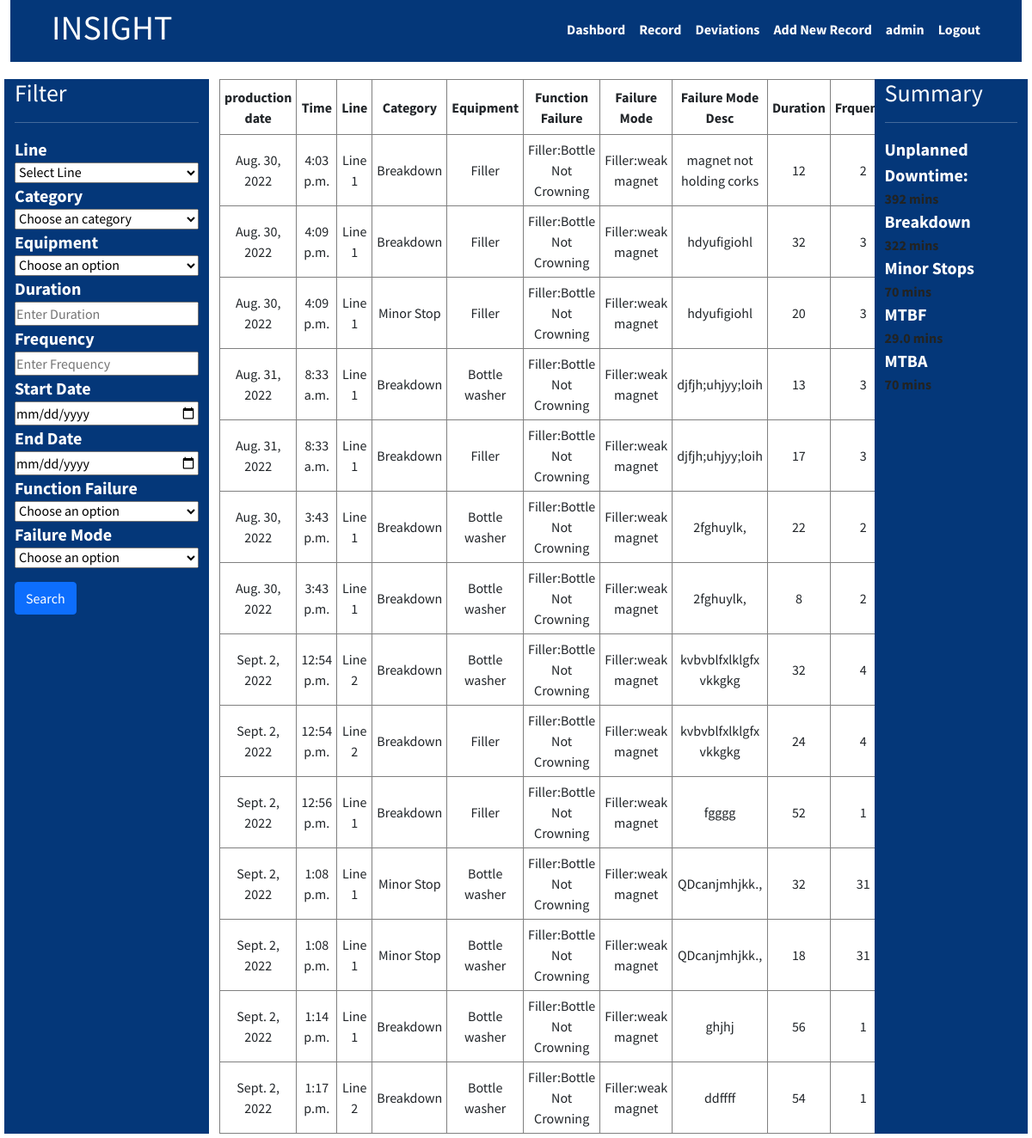
Page /insight/deviation (signed in) on the committed database.
### accounts/models.py (models this page shows, shortened)
class AccountsUser(AbstractBaseUser,PermissionsMixin):
    email =models.EmailField(unique=True)
    sap_no =models.PositiveIntegerField()
    user_name =models.CharField(max_length=20)
    first_name =models.CharField(max_length=50,blank=True)
    last_name =models.CharField(max_length=50,blank=True)
    is_active =models.BooleanField(default=False)
    is_staff =models.BooleanField(default=False)
    created_on =models.DateTimeField(auto_now_add=True)
    objects = CustomAccountManager()
    USERNAME_FIELD ='email'
    REQUIRED_FIELDS = ['user_name','sap_no','first_name','last_name']

### insight/models.py (models this page shows, shortened)
class Deviation(models.Model):
    insight=models.ForeignKey(InsightData,on_delete=models.CASCADE)
    category= models.ForeignKey(Category, blank=True, null=True,on_delete=models.CASCADE)
    equipment= models.ForeignKey( Equipment, blank=True, null=True, on_delete=models.CASCADE)
    frequency= models.PositiveIntegerField()
    duration = models.PositiveIntegerField()
    function_failure =models.ForeignKey(FunctionFailure,on_delete=models.CASCADE)
    failure_mode =models.ForeignKey(FailureMode,on_delete=models.CASCADE)
    failure_mode_description =models.CharField(max_length=100)
    status =models.CharField(max_length=50,choices=choices.status)

class InsightData(models.Model):
    area =models.ForeignKey(Area,on_delete=models.CASCADE)
    line =models.ForeignKey(Line,on_delete=models.CASCADE)
    line_speed =models.ForeignKey(Line_speed,on_delete=models.CASCADE)
    shift_type =models.ForeignKey(Shift_type,on_delete=models.CASCADE)
    line_manager =models.ForeignKey(Line_manager,default='Oyom',on_delete=models.SET_DEFAULT)
    team_leader =models.ForeignKey(Team_leader,on_delete=models.SET_DEFAULT,default='Oyom')
    data_operator = models.ForeignKey(Data_operator,on_delete=models.SET_DEFAULT,default='Oyom')
    production_team =models.ForeignKey(Production_team,on_delete=models.CASCADE)
    product_type =models.ForeignKey(Product_type,on_delete=models.SET_DEFAULT,default='no-name')
    time_period =models.ForeignKey(Time_period,on_delete=models.CASCADE)
    last_counter_reading =models.PositiveIntegerField(default=0)
    new_counter_reading =models.PositiveIntegerField()
    production_date =models.DateTimeField(auto_now_add=True)
    modified_date =models.DateTimeField(auto_now=True)
    bbt_no =models.CharField(max_length=6)
    bottle_produced =models.PositiveIntegerField(null=True,blank=True)
    deviation_duration =models.PositiveIntegerField(null=True,blank=True)
    line_output =models.PositiveIntegerField(null=True,blank=True)
    opi =models.DecimalField(max_digits=5,decimal_places=2,null=True,blank=True)
    deviation_data=models.ManyToManyField('Deviation',blank=True)

class Line(models.Model):
    name = models.CharField(max_length=100)
    def __str__(self):
        return self.name

class Category(models.Model):
    name = models.CharField(max_length=100)
    def __str__(self):
        return self.name

class Equipment(models.Model):
    name = models.CharField(max_length=100,choices=choices.equipment_choices)
    def __str__(self):
        return self.name

class FunctionFailure(models.Model):
    equipment =models.ForeignKey(Equipment,on_delete=models.CASCADE)
    name = models.CharField(max_length=200)
    def __str__(self):
        return f'{self.equipment}:{self.name}'

class FailureMode(models.Model):
    equipment =models.ForeignKey(Equipment,on_delete=models.CASCADE)
    function_failure =models.ForeignKey(FunctionFailure,on_delete=models.CASCADE)
    name = models.CharField(max_length=200)
    def __str__(self):
        return f'{self.equipment}:{self.name}'

### insight/views.py (the view)
# urls.py: path('deviation',DeviationListView,name='list-deviation'),
@login_required(login_url='/accounts/login')
def DeviationListView(request):
    qs= Deviation.objects.all()
    categories= Category.objects.all()
    equipments =Equipment.objects.all()
    failure_modes =FailureMode.objects.all()
    lines =Line.objects.all()
    function_failures =FunctionFailure.objects.all()
    start_date=request.GET.get('start-date')
    end_date=request.GET.get('end-date')
    category =request.GET.get('category')
    equipment =request.GET.get('equipment')
    duration =request.GET.get('duration')
    frequency =request.GET.get ('frequency')
    function_fiailure =request.GET.get('function-failure')
    failure_mode =request.GET.get ('failure-mode')
    line= request.GET.get('line')
    if line !='' and line is not None:
        qs= qs.filter(insight__line__id=line)
    if category !='' and category is not None:
        qs= qs.filter(category__id=category)
    if equipment !='' and equipment is not None:
        qs= qs.filter(equipment__id=equipment)
    if start_date !='' and start_date is not None:
        qs =qs.filter(insight__production_date__gte= start_date)
    if end_date !='' and end_date is not None:
        qs =qs.filter(insight__production_date__lte= end_date)
    if duration !='' and duration is not None:
        qs =qs.filter(duration__gte= duration)
    if frequency!='' and frequency is not None:
        qs =qs.filter(frequency__gte= frequency)
    if function_fiailure !='' and function_fiailure is not None:
        qs= qs.filter(function_failure__id=function_fiailure)
    if failure_mode !='' and failure_mode is not None:
        qs= qs.filter(failure_mode__id=failure_mode)
    total_duration=qs.aggregate(duration_sum=Sum('duration'))
    bd_duration=qs.filter(category__id=1).aggregate(bdduration_sum=Sum('duration'))
    ms_duration=qs.filter(category__id=2).aggregate(msduration_sum=Sum('duration'))
    num_breakdown=(qs.filter(category__id=1).count())
    try:
     mtbf=round(bd_duration['bdduration_sum']/num_breakdown,0)
    except:
        mtbf=0
    context ={
        'deviations':qs,
        'lines':lines,
        'categories':categories,
        'equipments':equipments,
        'functions':function_failures,
        'failures':failure_modes,
        'duration':total_duration['duration_sum'],
        'bdduration':bd_duration['bdduration_sum'],
        'msduration':ms_duration['msduration_sum'],
        'mtbf':mtbf,
    }
    return render (request,"insight/list-deviation.html",context)

### insight/models.py (called while the page is built)
    def __str__(self):
        return self.name

### insight/templates/insight/list-deviation.html
{% extends 'base.html' %}{% block content %} {% include 'navbar.html' %}
<div class="deviation">
  <div class="row">
    <div class="col-3 content-sidebar" style="width: 20%">
      <h3>Filter</h3>
      <hr />
      {% include 'insight/deviation-filter.html' %}
    </div>
    <div class="col-6 content-table k-table" style="width: 65%">
      <table>
        <thead>
          <tr>
            <th>production date</th>
            <th>Time</th>
            <th>Line</th>
            <th>Category</th>
            <th>Equipment</th>
            <th>Function Failure</th>
            <th>Failure Mode</th>
            <th>Failure Mode Desc</th>
            <th>Duration</th>
            <th>Frquency</th>
            <th>Shift</th>
            <th>Status</th>
          </tr>
        </thead>
        <tbody>
          {% for deviation in deviations %}
          <tr>
            <td>{{deviation.insight.production_date.date}}</td>
            <td>{{deviation.insight.production_date.time}}</td>
            <td>{{deviation.insight.line}}</td>
            <td>{{deviation.category}}</td>
            <td>{{deviation.equipment}}</td>
            <td>{{deviation.function_failure}}</td>
            <td>{{deviation.failure_mode}}</td>
            <td>{{deviation.failure_mode_description}}</td>
            <td>{{deviation.duration}}</td>
            <td>{{deviation.frequency}}</td>
            <td>{{deviation.insight.shift_type}}</td>
            <td>{{deviation.status}}</td>
          </tr>
          {% endfor %}
        </tbody>
      </table>
    </div>
    <div class="col-3 content-sidebar" style="width: 15%">
      <h3 style="color: --bs-gray-dark">Summary</h3>
      <hr />
      <div style="display: flex; flex-direction: column">
        <label>Unplanned Downtime:</label>
        <strong style="color: #222322">{{duration}} mins</strong>
      </div>
      <div style="display: flex; flex-direction: column">
        <label>Breakdown</label>
        <strong style="color: #222322">{{bdduration}} mins</strong>
      </div>
      <div style="display: flex; flex-direction: column">
        <label>Minor Stops</label>
        <strong style="color: #222322">{{msduration}} mins</strong>
      </div>
      <div style="display: flex; flex-direction: column">
        <label>MTBF</label>
        <strong style="color: #222322">{{mtbf}} mins</strong>
      </div>
      <div style="display: flex; flex-direction: column">
        <label>MTBA</label>
        <strong style="color: #222322">{{msduration}} mins</strong>
      </div>
    </div>
  </div>
</div>
{% endblock content %}

### templates/navbar.html (shortened to what this page needs)
<header class="navbar navbar-light" style="background-color: var(--nav)">
  <div class="logo px-5">
    <h1><a href="#">INSIGHT</a></h1>
  </div>
  {% if user.is_authenticated %}
  <nav class="nav nav-masthead justify-content-end float-md-end px-5">
    <a class="nav-link" href="{% url 'dashboard' %}">Dashbord</a>
    <a class="nav-link" href="{% url 'list-data' %}">Record</a>
        <a class="nav-link" href="{% url 'list-deviation' %}">Deviations</a>
    <a class="nav-link" href="{% url 'create-data' %}">Add New Record</a>
    <a class="nav-link" href="#"> {{user.user_name}}</a>
    <a class="nav-link" href="{% url 'logout' %}">Logout</a>
  </nav>
  {% endif %}
</header>

### static/css/style.css (style rules this page uses)
:root { --nav: #043779; --content: #ffffff; --textcontent: #fefefe; --bs-blue: #0d6efd; --bs-indigo: #6610f2; --bs-purple: #6f42c1; --bs-pink: #d63384; --bs-red: #dc3545; --bs-orange: #fd7e14; --bs-yellow: #ffc107; --bs-green: #198754; --bs-teal: #20c997; --bs-cyan: #0dcaf0; --bs-white: #fff; --bs-gray: #6c757d; --bs-gray-dark: #343a40; --bs-primary: #0d6efd; --bs-secondary: #6c757d; --bs-success: #198754; --bs-info: #0dcaf0; --bs-warning: #ffc107; --bs-danger: #dc3545; --bs-light: #f8f9fa; --bs-dark: #212529; --bs-font-sans-serif: system-ui, -apple-system, "Segoe UI", Roboto, "Helvetica Neue", Arial, "Noto Sans", "Liberation Sans", sans-serif, "Apple Color Emoji", "Segoe UI Emoji", "Segoe UI Symbol", "Noto Color Emoji"; --bs-font-monospace: SFMono-Regular, Menlo, Monaco, Consolas, "Liberation Mono", "Courier New", monospace; --bs-gradient: linear-gradient( 180deg, rgba(255, 255, 255, 0.15), rgba(255, 255, 255, 0) ); }
* { padding: 0; margin: 0; box-sizing: border-box; }
a { text-decoration: none; color: var(--textcontent); }
body { font-family: "Source Sans Pro", sans-serif; }
.nav-masthead .nav-link { padding: 0.25rem 0; font-weight: 700; color: var(--textcontent); background-color: transparent; border-bottom: 0.25rem solid transparent; }
.nav-masthead .nav-link + .nav-link { margin-left: 1rem; }
.navbar { display: flex; justify-content: space-between; }
.deviation { margin: 20px 5px 5px 5px; }
.content-sidebar { background-color: var(--nav); color: var(--textcontent); }
.k-table table, td, th { border: 1px solid gray; border-collapse: collapse; text-align: center; height: 4em; padding: 5px; }
label { font-size: 20px; font-weight: bold; }

### rows in the picture
AccountsUser: user_name "admin"
Deviation: insight.production_date "Aug. 30, 2022", insight.production_date.time "4:03 p.m.", insight.line "Line 1", category "Breakdown", equipment "Filler", function_failure "Filler:Bottle Not Crowning", failure_mode "Filler:weak magnet", failure_mode_description "magnet not holding corks", duration "12", frequency "2"
Deviation: insight.production_date "Aug. 30, 2022", insight.production_date.time "4:09 p.m.", insight.line "Line 1", category "Breakdown", equipment "Filler", function_failure "Filler:Bottle Not Crowning", failure_mode "Filler:weak magnet", failure_mode_description "hdyufigiohl", duration "32", frequency "3"
Deviation: insight.production_date "Aug. 30, 2022", insight.production_date.time "4:09 p.m.", insight.line "Line 1", category "Minor Stop", equipment "Filler", function_failure "Filler:Bottle Not Crowning", failure_mode "Filler:weak magnet", failure_mode_description "hdyufigiohl", duration "20", frequency "3"
Deviation: insight.production_date "Aug. 31, 2022", insight.production_date.time "8:33 a.m.", insight.line "Line 1", category "Breakdown", equipment "Bottle washer", function_failure "Filler:Bottle Not Crowning", failure_mode "Filler:weak magnet", failure_mode_description "djfjh;uhjyy;loih", duration "13", frequency "3"
Deviation: insight.production_date "Aug. 31, 2022", insight.production_date.time "8:33 a.m.", insight.line "Line 1", category "Breakdown", equipment "Filler", function_failure "Filler:Bottle Not Crowning", failure_mode "Filler:weak magnet", failure_mode_description "djfjh;uhjyy;loih", duration "17", frequency "3"
Deviation: insight.production_date "Aug. 30, 2022", insight.production_date.time "3:43 p.m.", insight.line "Line 1", category "Breakdown", equipment "Bottle washer", function_failure "Filler:Bottle Not Crowning", failure_mode "Filler:weak magnet", failure_mode_description "2fghuylk,", duration "22", frequency "2"
Deviation: insight.production_date "Aug. 30, 2022", insight.production_date.time "3:43 p.m.", insight.line "Line 1", category "Breakdown", equipment "Bottle washer", function_failure "Filler:Bottle Not Crowning", failure_mode "Filler:weak magnet", failure_mode_description "2fghuylk,", duration "8", frequency "2"
Deviation: insight.production_date "Sept. 2, 2022", insight.production_date.time "12:54 p.m.", insight.line "Line 2", category "Breakdown", equipment "Bottle washer", function_failure "Filler:Bottle Not Crowning", failure_mode "Filler:weak magnet", failure_mode_description "kvbvblfxlklgfx vkkgkg", duration "32", frequency "4"
Deviation: insight.production_date "Sept. 2, 2022", insight.production_date.time "12:54 p.m.", insight.line "Line 2", category "Breakdown", equipment "Filler", function_failure "Filler:Bottle Not Crowning", failure_mode "Filler:weak magnet", failure_mode_description "kvbvblfxlklgfx vkkgkg", duration "24", frequency "4"
Deviation: insight.production_date "Sept. 2, 2022", insight.production_date.time "12:56 p.m.", insight.line "Line 1", category "Breakdown", equipment "Filler", function_failure "Filler:Bottle Not Crowning", failure_mode "Filler:weak magnet", failure_mode_description "fgggg", duration "52", frequency "1"
Deviation: insight.production_date "Sept. 2, 2022", insight.production_date.time "1:08 p.m.", insight.line "Line 1", category "Minor Stop", equipment "Bottle washer", function_failure "Filler:Bottle Not Crowning", failure_mode "Filler:weak magnet", failure_mode_description "QDcanjmhjkk.,", duration "32", frequency "31"
Deviation: insight.production_date "Sept. 2, 2022", insight.production_date.time "1:08 p.m.", insight.line "Line 1", category "Minor Stop", equipment "Bottle washer", function_failure "Filler:Bottle Not Crowning", failure_mode "Filler:weak magnet", failure_mode_description "QDcanjmhjkk.,", duration "18", frequency "31"
Deviation: insight.production_date "Sept. 2, 2022", insight.production_date.time "1:14 p.m.", insight.line "Line 1", category "Breakdown", equipment "Bottle washer", function_failure "Filler:Bottle Not Crowning", failure_mode "Filler:weak magnet", failure_mode_description "ghjhj", duration "56", frequency "1"
Deviation: insight.production_date "Sept. 2, 2022", insight.production_date.time "1:17 p.m.", insight.line "Line 2", category "Breakdown", equipment "Bottle washer", function_failure "Filler:Bottle Not Crowning", failure_mode "Filler:weak magnet", failure_mode_description "ddffff", duration "54", frequency "1"
